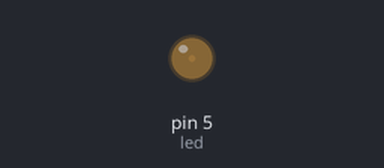
This sketch was run on a simulated Arduino Uno, built with avr-gcc and run on an emulated ATmega328P. Parts: output pins drawn as LEDs (lit = HIGH).

Above: at 0.15 s.
At 10.05 s:
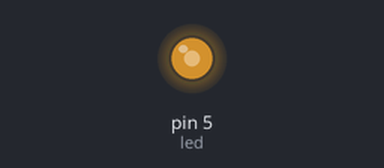
At 19.96 s:
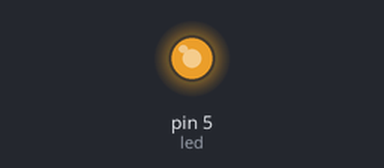
At 39.78 s:
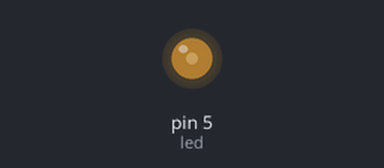
Timing chart, 0 to 40.0 s (numbered marks = the images above):
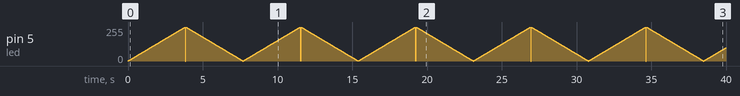

The sketch:

pwm.ino
```cpp
int led = 5;
int brillo;

void setup() {
  pinMode(led, OUTPUT);

}

void loop() {
  for(brillo = 0 ; brillo < 256; brillo++){
    analogWrite(led,brillo);
    delay(15);
  }

  for(brillo = 256; brillo >= 0; brillo--){
    analogWrite(led,brillo);
    delay(15);
  }

}
```
